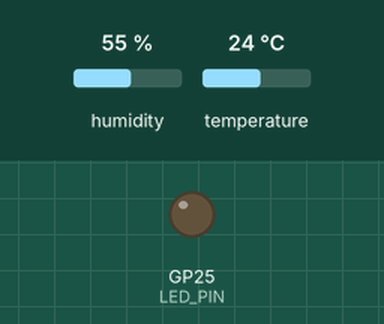
This sketch was run on a simulated Raspberry Pi Pico. Shown: output pins drawn as LEDs (lit = HIGH). The test bench sets the inputs (shaded band); at power-on: humidity 55 %, temperature 24 °C. Storage starts empty; pins used as bus, display or sensor lines are not drawn; what the sketch prints to the serial monitor is not drawn.

Above: at 1.55 s.
Timing chart, 0 to 5.2 s (numbered marks = the images above):
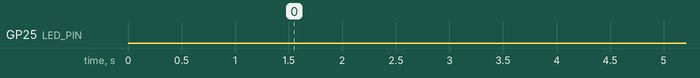

Measured:
- by itself, GP25 (LED_PIN): LOW → HIGH at 21.7 s, → LOW 0.10 s later, → HIGH 0.10 s later, → LOW 0.10 s later, … (408 changes in this stretch)

The sketch:

test_SHT45_x_MicroSD.ino
```cpp
/*
 * Pico SHT45 + MicroSD (ADA254) Combined Assembly Test
 *
 * - Collects temperature, humidity and CRC status for a user-defined
 *   duration (COLLECTION_SECONDS)
 * - Writes every sample to /test_SHT45/SHT45_data.csv
 * - If the folder already exists it is deleted (including all contents)
 *   and recreated
 * - End of data collection is indicated via serial monitor + continuous
 *   success blink (3× 0.1 s on/off, then 1 s pause)
 *
 * Pins (updated wiring table):
 *   SHT45:
 *     SDA = GP4, SCL = GP5
 *     3V3 / GND
 *   MicroSD (ADA254 on SPI0):
 *     CS   = GP17
 *     MISO = GP16 (SPI0 RX)
 *     SCK  = GP18 (SPI0 SCK)
 *     MOSI = GP19 (SPI0 TX)
 *     5V / GND
 *
 * Note: MAX31865 may remain connected (its CS = GP20 is held high).
 *
 * Libraries: Adafruit SHT4x, SD, SPI
 *
 * On any failure: continuous 50 ms LED blink
 * On success: continuous successBlink
 */

#include <Wire.h>
#include <SPI.h>
#include <SD.h>
#include <Adafruit_SHT4x.h>

// ---------- Pins ----------
const int LED_PIN = LED_BUILTIN; // GP25
const int SD_CS   = 17;          // GP17
const int MAX_CS  = 20;          // keep inactive on shared SPI0

// ---------- Timing ----------
const unsigned long COLLECTION_SECONDS = 20;                  // <-- change this
const unsigned long COLLECTION_MS      = 1000UL * COLLECTION_SECONDS;

Adafruit_SHT4x sht4 = Adafruit_SHT4x();
File dataFile;

unsigned long collectionStart = 0;
bool collecting = false;
bool finished   = false;

void errorBlink() {
  while (true) {
    digitalWrite(LED_PIN, HIGH);
    delay(50);
    digitalWrite(LED_PIN, LOW);
    delay(50);
  }
}

void successBlink() {
  while (true) {
    for (int i = 0; i < 3; i++) {
      digitalWrite(LED_PIN, HIGH);
      delay(100);
      digitalWrite(LED_PIN, LOW);
      delay(100);
    }
    delay(1000);
  }
}

// ---------- SD helpers ----------
void removeFolderContents(const char *path) {
  File dir = SD.open(path);
  if (!dir) return;

  while (true) {
    File entry = dir.openNextFile();
    if (!entry) break;

    char fullPath[64];
    snprintf(fullPath, sizeof(fullPath), "%s/%s", path, entry.name());

    if (entry.isDirectory()) {
      entry.close();
    } else {
      entry.close();
      SD.remove(fullPath);
      Serial.print(F("Removed file: "));
      Serial.println(fullPath);
    }
  }
  dir.close();
}

bool prepareSD() {
  Serial.println(F("Initializing MicroSD (ADA254) on SPI0..."));

  // Keep MAX31865 CS high so it stays inactive on the shared bus
  pinMode(MAX_CS, OUTPUT);
  digitalWrite(MAX_CS, HIGH);

  // SPI0 pins
  SPI.setRX(16);   // MISO
  SPI.setTX(19);   // MOSI
  SPI.setSCK(18);  // SCK
  SPI.begin();

  if (!SD.begin(SD_CS)) {
    Serial.println(F("ERROR: SD initialization failed!"));
    return false;
  }
  Serial.println(F("SD initialized OK."));

  if (SD.exists("/test_SHT45")) {
    Serial.println(F("Removing existing /test_SHT45 ..."));
    removeFolderContents("/test_SHT45");
    if (!SD.rmdir("/test_SHT45")) {
      Serial.println(F("ERROR: Could not remove /test_SHT45"));
      return false;
    }
  }

  if (!SD.mkdir("/test_SHT45")) {
    Serial.println(F("ERROR: Failed to create /test_SHT45"));
    return false;
  }
  Serial.println(F("Created /test_SHT45"));

  dataFile = SD.open("/test_SHT45/SHT45_data.csv", FILE_WRITE);
  if (!dataFile) {
    Serial.println(F("ERROR: Failed to create SHT45_data.csv"));
    return false;
  }

  dataFile.println(F("timestamp_ms,temperature_C,humidity_%,crc_ok"));
  dataFile.flush();
  Serial.println(F("Created SHT45_data.csv with header"));
  return true;
}

void setup() {
  pinMode(LED_PIN, OUTPUT);
  digitalWrite(LED_PIN, LOW);

  // Keep both CS lines as outputs and idle high
  pinMode(MAX_CS, OUTPUT);
  digitalWrite(MAX_CS, HIGH);
  pinMode(SD_CS, OUTPUT);
  digitalWrite(SD_CS, HIGH);

  Serial.begin(115200);
  delay(1500);
  Serial.println(F("SHT45 + MicroSD (ADA254) Combined Test – starting..."));

  // ----- MicroSD first -----
  if (!prepareSD()) {
    errorBlink();
  }

  // ----- SHT45 -----
  Wire.setSDA(4);
  Wire.setSCL(5);
  Wire.begin();
  Wire.setClock(100000);

  if (!sht4.begin(&Wire)) {
    Serial.println(F("ERROR: SHT45 not found at 0x44"));
    dataFile.close();
    errorBlink();
  }
  Serial.println(F("SHT45 found."));
  // Heater left OFF, precision left at library default.

  Serial.print(F(">>> "));
  Serial.print(COLLECTION_SECONDS);
  Serial.println(F("-Second Data collection BEGINNING NOW <<<"));
  collectionStart = millis();
  collecting = true;
}

void loop() {
  if (finished) {
    successBlink();
  }

  if (!collecting) return;

  // Stop after the configured duration
  if (millis() - collectionStart >= COLLECTION_MS) {
    collecting = false;
    finished   = true;

    dataFile.close();

    Serial.println(F(">>> Data collection ENDED <<<"));
    Serial.println(F("File closed. Data written to /test_SHT45/SHT45_data.csv"));

    successBlink();
  }

  // One sample
  sensors_event_t humidity, temp;
  uint32_t timestamp = millis();
  bool success = sht4.getEvent(&humidity, &temp);

  if (dataFile) {
    dataFile.print(timestamp);
    dataFile.print(',');

    if (success) {
      dataFile.print(temp.temperature, 2);
      dataFile.print(',');
      dataFile.print(humidity.relative_humidity, 2);
      dataFile.print(',');
      dataFile.println(F("1"));
    } else {
      dataFile.println(F("nan,nan,0"));
    }
  }

  delay(200);   // modest rate
}
```
